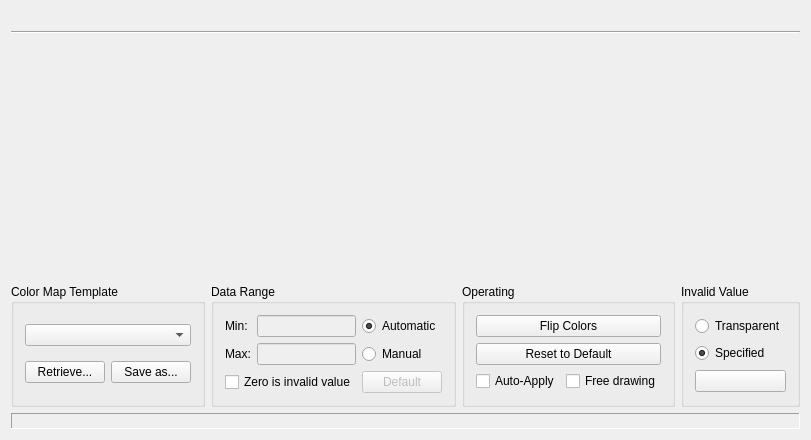
<?xml version="1.0" encoding="UTF-8"?>
<ui version="4.0">
 <class>CXPageColormap</class>
 <widget class="CXBasePropertyPage" name="CXPageColormap">
  <property name="geometry">
   <rect>
    <x>0</x>
    <y>0</y>
    <width>722</width>
    <height>440</height>
   </rect>
  </property>
  <property name="windowTitle">
   <string>CXPageColormap</string>
  </property>
  <layout class="QGridLayout" name="gridLayout">
   <item row="5" column="3">
    <widget class="QGroupBox" name="groupBox_2">
     <property name="title">
      <string>Invalid Value</string>
     </property>
     <layout class="QVBoxLayout" name="verticalLayout">
      <item>
       <widget class="QRadioButton" name="m_rbTransparent">
        <property name="focusPolicy">
         <enum>Qt::NoFocus</enum>
        </property>
        <property name="text">
         <string>Transparent</string>
        </property>
       </widget>
      </item>
      <item>
       <widget class="QRadioButton" name="m_rbSpecified">
        <property name="focusPolicy">
         <enum>Qt::NoFocus</enum>
        </property>
        <property name="text">
         <string>Specified</string>
        </property>
        <property name="checked">
         <bool>true</bool>
        </property>
       </widget>
      </item>
      <item>
       <widget class="CXButtonColorEdit" name="m_btColor">
        <property name="focusPolicy">
         <enum>Qt::ClickFocus</enum>
        </property>
        <property name="text">
         <string/>
        </property>
        <property name="flat">
         <bool>false</bool>
        </property>
       </widget>
      </item>
     </layout>
    </widget>
   </item>
   <item row="0" column="0" colspan="2">
    <widget class="QLabel" name="m_labelMin">
     <property name="sizePolicy">
      <sizepolicy hsizetype="Preferred" vsizetype="Fixed">
       <horstretch>0</horstretch>
       <verstretch>0</verstretch>
      </sizepolicy>
     </property>
     <property name="text">
      <string/>
     </property>
    </widget>
   </item>
   <item row="0" column="2" colspan="2">
    <widget class="QLabel" name="m_labelMax">
     <property name="sizePolicy">
      <sizepolicy hsizetype="Preferred" vsizetype="Fixed">
       <horstretch>0</horstretch>
       <verstretch>0</verstretch>
      </sizepolicy>
     </property>
     <property name="layoutDirection">
      <enum>Qt::LeftToRight</enum>
     </property>
     <property name="text">
      <string/>
     </property>
     <property name="alignment">
      <set>Qt::AlignRight|Qt::AlignTrailing|Qt::AlignVCenter</set>
     </property>
    </widget>
   </item>
   <item row="1" column="0" colspan="4">
    <widget class="Line" name="line">
     <property name="orientation">
      <enum>Qt::Horizontal</enum>
     </property>
    </widget>
   </item>
   <item row="5" column="0">
    <widget class="QGroupBox" name="grpTemplate">
     <property name="title">
      <string>Color Map Template</string>
     </property>
     <layout class="QGridLayout" name="gridLayout_2">
      <item row="0" column="0" colspan="2">
       <widget class="CXColormapCombo" name="m_cbbTemplate"/>
      </item>
      <item row="1" column="0">
       <widget class="QPushButton" name="m_btRetrieve">
        <property name="focusPolicy">
         <enum>Qt::NoFocus</enum>
        </property>
        <property name="text">
         <string>Retrieve...</string>
        </property>
       </widget>
      </item>
      <item row="1" column="1">
       <widget class="QPushButton" name="m_btSaveAs">
        <property name="focusPolicy">
         <enum>Qt::NoFocus</enum>
        </property>
        <property name="text">
         <string>Save as...</string>
        </property>
       </widget>
      </item>
     </layout>
    </widget>
   </item>
   <item row="5" column="2">
    <widget class="QGroupBox" name="groupBox">
     <property name="title">
      <string>Operating</string>
     </property>
     <layout class="QGridLayout" name="gridLayout_4">
      <item row="3" column="0">
       <widget class="QCheckBox" name="m_cbRealtime">
        <property name="enabled">
         <bool>true</bool>
        </property>
        <property name="focusPolicy">
         <enum>Qt::NoFocus</enum>
        </property>
        <property name="text">
         <string>Auto-Apply</string>
        </property>
        <property name="checked">
         <bool>false</bool>
        </property>
       </widget>
      </item>
      <item row="3" column="1">
       <widget class="QCheckBox" name="m_cbFreeDrawing">
        <property name="focusPolicy">
         <enum>Qt::NoFocus</enum>
        </property>
        <property name="text">
         <string>Free drawing</string>
        </property>
       </widget>
      </item>
      <item row="1" column="0" colspan="2">
       <widget class="QPushButton" name="m_btReset">
        <property name="focusPolicy">
         <enum>Qt::NoFocus</enum>
        </property>
        <property name="text">
         <string>Reset to Default</string>
        </property>
       </widget>
      </item>
      <item row="0" column="0" colspan="2">
       <widget class="QPushButton" name="m_btFlip">
        <property name="focusPolicy">
         <enum>Qt::NoFocus</enum>
        </property>
        <property name="text">
         <string>Flip Colors</string>
        </property>
       </widget>
      </item>
     </layout>
    </widget>
   </item>
   <item row="2" column="0" rowspan="2" colspan="4">
    <widget class="CXColormapEditor" name="colormapEditor" native="true">
     <property name="sizePolicy">
      <sizepolicy hsizetype="Preferred" vsizetype="Preferred">
       <horstretch>0</horstretch>
       <verstretch>0</verstretch>
      </sizepolicy>
     </property>
    </widget>
   </item>
   <item row="5" column="1">
    <widget class="QGroupBox" name="grpDataRange">
     <property name="sizePolicy">
      <sizepolicy hsizetype="Preferred" vsizetype="Fixed">
       <horstretch>0</horstretch>
       <verstretch>0</verstretch>
      </sizepolicy>
     </property>
     <property name="minimumSize">
      <size>
       <width>0</width>
       <height>55</height>
      </size>
     </property>
     <property name="title">
      <string>Data Range</string>
     </property>
     <layout class="QGridLayout" name="gridLayout_3">
      <item row="2" column="0">
       <widget class="QLabel" name="label_min">
        <property name="sizePolicy">
         <sizepolicy hsizetype="Fixed" vsizetype="Preferred">
          <horstretch>0</horstretch>
          <verstretch>0</verstretch>
         </sizepolicy>
        </property>
        <property name="text">
         <string>Min:</string>
        </property>
       </widget>
      </item>
      <item row="3" column="0">
       <widget class="QLabel" name="label_max">
        <property name="sizePolicy">
         <sizepolicy hsizetype="Fixed" vsizetype="Preferred">
          <horstretch>0</horstretch>
          <verstretch>0</verstretch>
         </sizepolicy>
        </property>
        <property name="text">
         <string>Max:</string>
        </property>
       </widget>
      </item>
      <item row="2" column="1" colspan="2">
       <widget class="QLineEdit" name="m_edMin">
        <property name="enabled">
         <bool>false</bool>
        </property>
        <property name="sizePolicy">
         <sizepolicy hsizetype="Preferred" vsizetype="Fixed">
          <horstretch>0</horstretch>
          <verstretch>0</verstretch>
         </sizepolicy>
        </property>
       </widget>
      </item>
      <item row="3" column="1" colspan="2">
       <widget class="QLineEdit" name="m_edMax">
        <property name="enabled">
         <bool>false</bool>
        </property>
        <property name="sizePolicy">
         <sizepolicy hsizetype="Preferred" vsizetype="Fixed">
          <horstretch>0</horstretch>
          <verstretch>0</verstretch>
         </sizepolicy>
        </property>
       </widget>
      </item>
      <item row="4" column="3">
       <widget class="QPushButton" name="m_btDefault">
        <property name="enabled">
         <bool>false</bool>
        </property>
        <property name="focusPolicy">
         <enum>Qt::NoFocus</enum>
        </property>
        <property name="text">
         <string>Default</string>
        </property>
       </widget>
      </item>
      <item row="3" column="3">
       <widget class="QRadioButton" name="m_rbManual">
        <property name="focusPolicy">
         <enum>Qt::NoFocus</enum>
        </property>
        <property name="text">
         <string>Manual</string>
        </property>
       </widget>
      </item>
      <item row="2" column="3">
       <widget class="QRadioButton" name="m_rbAutomatic">
        <property name="focusPolicy">
         <enum>Qt::NoFocus</enum>
        </property>
        <property name="text">
         <string>Automatic</string>
        </property>
        <property name="checked">
         <bool>true</bool>
        </property>
       </widget>
      </item>
      <item row="4" column="0" colspan="3">
       <widget class="QCheckBox" name="m_cbZeroIsInvalid">
        <property name="focusPolicy">
         <enum>Qt::NoFocus</enum>
        </property>
        <property name="text">
         <string>Zero is invalid value</string>
        </property>
       </widget>
      </item>
     </layout>
    </widget>
   </item>
   <item row="6" column="0" colspan="4">
    <widget class="QLabel" name="m_labelMessage">
     <property name="sizePolicy">
      <sizepolicy hsizetype="Preferred" vsizetype="Fixed">
       <horstretch>0</horstretch>
       <verstretch>0</verstretch>
      </sizepolicy>
     </property>
     <property name="frameShape">
      <enum>QFrame::Panel</enum>
     </property>
     <property name="frameShadow">
      <enum>QFrame::Sunken</enum>
     </property>
     <property name="text">
      <string/>
     </property>
    </widget>
   </item>
  </layout>
 </widget>
 <layoutdefault spacing="6" margin="11"/>
 <customwidgets>
  <customwidget>
   <class>CXBasePropertyPage</class>
   <extends>QWidget</extends>
   <header>xbasepropertypage.h</header>
   <container>1</container>
  </customwidget>
  <customwidget>
   <class>CXColormapCombo</class>
   <extends>QComboBox</extends>
   <header>xcolormapcombo.h</header>
  </customwidget>
  <customwidget>
   <class>CXColormapEditor</class>
   <extends>QWidget</extends>
   <header>xcolormapeditor.h</header>
   <container>1</container>
  </customwidget>
  <customwidget>
   <class>CXButtonColorEdit</class>
   <extends>QPushButton</extends>
   <header>xbuttoncoloredit.h</header>
  </customwidget>
 </customwidgets>
 <tabstops>
  <tabstop>m_edMin</tabstop>
  <tabstop>m_edMax</tabstop>
  <tabstop>m_btColor</tabstop>
  <tabstop>m_cbbTemplate</tabstop>
  <tabstop>m_btRetrieve</tabstop>
  <tabstop>m_btSaveAs</tabstop>
  <tabstop>m_cbRealtime</tabstop>
  <tabstop>m_cbFreeDrawing</tabstop>
  <tabstop>m_btReset</tabstop>
  <tabstop>m_btFlip</tabstop>
  <tabstop>m_rbTransparent</tabstop>
  <tabstop>m_rbSpecified</tabstop>
  <tabstop>m_btDefault</tabstop>
  <tabstop>m_rbManual</tabstop>
  <tabstop>m_rbAutomatic</tabstop>
  <tabstop>m_cbZeroIsInvalid</tabstop>
 </tabstops>
 <resources/>
 <connections>
  <connection>
   <sender>m_edMin</sender>
   <signal>textChanged(QString)</signal>
   <receiver>m_labelMin</receiver>
   <slot>setText(QString)</slot>
   <hints>
    <hint type="sourcelabel">
     <x>318</x>
     <y>344</y>
    </hint>
    <hint type="destinationlabel">
     <x>97</x>
     <y>15</y>
    </hint>
   </hints>
  </connection>
  <connection>
   <sender>m_edMax</sender>
   <signal>textChanged(QString)</signal>
   <receiver>m_labelMax</receiver>
   <slot>setText(QString)</slot>
   <hints>
    <hint type="sourcelabel">
     <x>318</x>
     <y>370</y>
    </hint>
    <hint type="destinationlabel">
     <x>471</x>
     <y>15</y>
    </hint>
   </hints>
  </connection>
  <connection>
   <sender>m_rbManual</sender>
   <signal>toggled(bool)</signal>
   <receiver>m_btDefault</receiver>
   <slot>setEnabled(bool)</slot>
   <hints>
    <hint type="sourcelabel">
     <x>399</x>
     <y>368</y>
    </hint>
    <hint type="destinationlabel">
     <x>361</x>
     <y>397</y>
    </hint>
   </hints>
  </connection>
  <connection>
   <sender>m_rbSpecified</sender>
   <signal>toggled(bool)</signal>
   <receiver>m_btColor</receiver>
   <slot>setEnabled(bool)</slot>
   <hints>
    <hint type="sourcelabel">
     <x>634</x>
     <y>356</y>
    </hint>
    <hint type="destinationlabel">
     <x>635</x>
     <y>386</y>
    </hint>
   </hints>
  </connection>
  <connection>
   <sender>m_rbManual</sender>
   <signal>toggled(bool)</signal>
   <receiver>m_edMax</receiver>
   <slot>setEnabled(bool)</slot>
   <hints>
    <hint type="sourcelabel">
     <x>380</x>
     <y>359</y>
    </hint>
    <hint type="destinationlabel">
     <x>292</x>
     <y>362</y>
    </hint>
   </hints>
  </connection>
  <connection>
   <sender>m_rbManual</sender>
   <signal>toggled(bool)</signal>
   <receiver>m_edMin</receiver>
   <slot>setEnabled(bool)</slot>
   <hints>
    <hint type="sourcelabel">
     <x>397</x>
     <y>355</y>
    </hint>
    <hint type="destinationlabel">
     <x>285</x>
     <y>328</y>
    </hint>
   </hints>
  </connection>
 </connections>
</ui>
